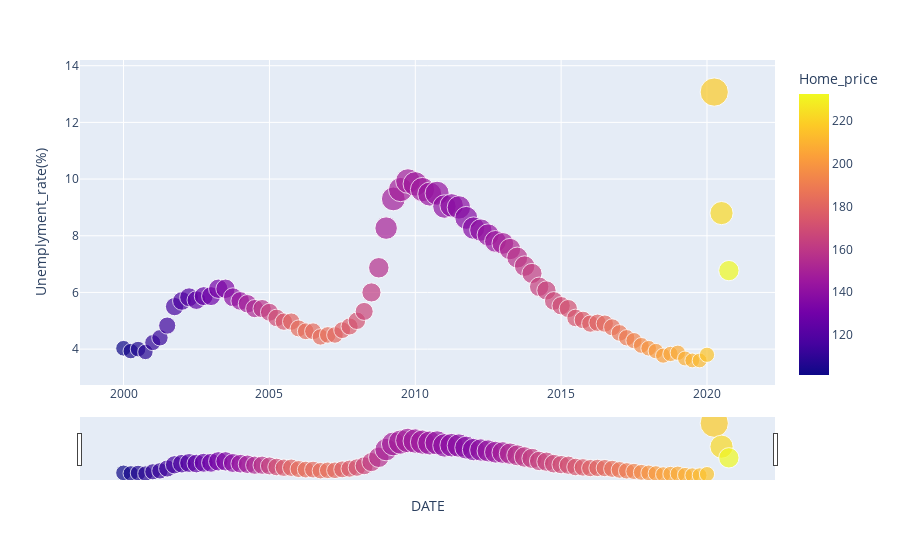

This figure's notebook cell:
### Markdown cell above
### Unemployment impact on Home Prices

Let us understand how Unemployment factor had it's affect on the Housing prices over the period of 2000 & 2020.

### Code cell
fig = px.scatter(data, x="DATE", y="Unemplyment_rate(%)", color="Home_price", size='Unemplyment_rate(%)')
fig.update_xaxes(rangeslider_visible=True)
fig.show()
